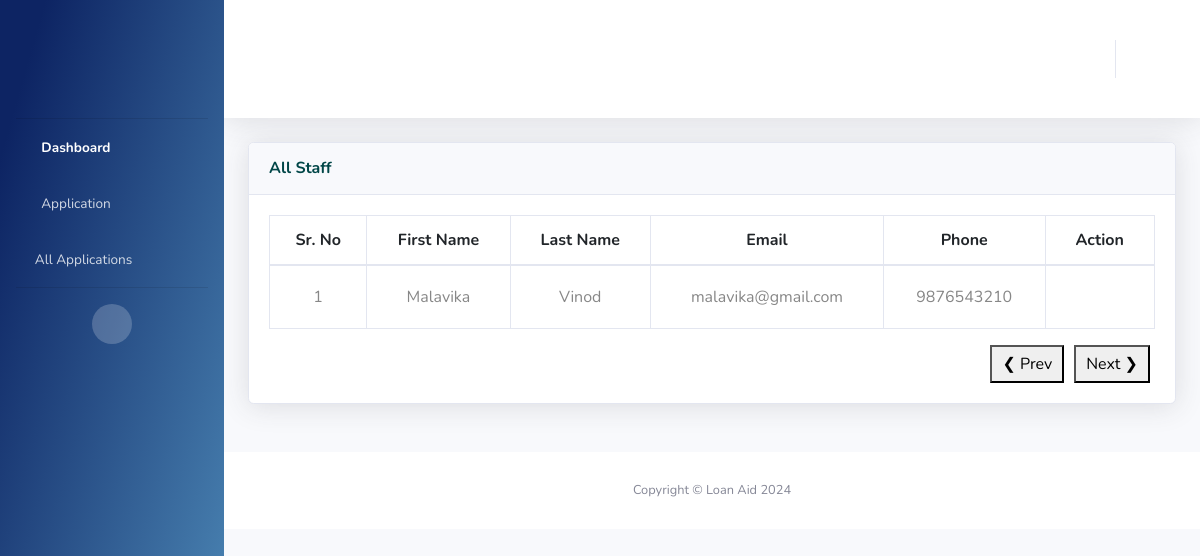
The page /list_staff/ on the database as committed earlier.
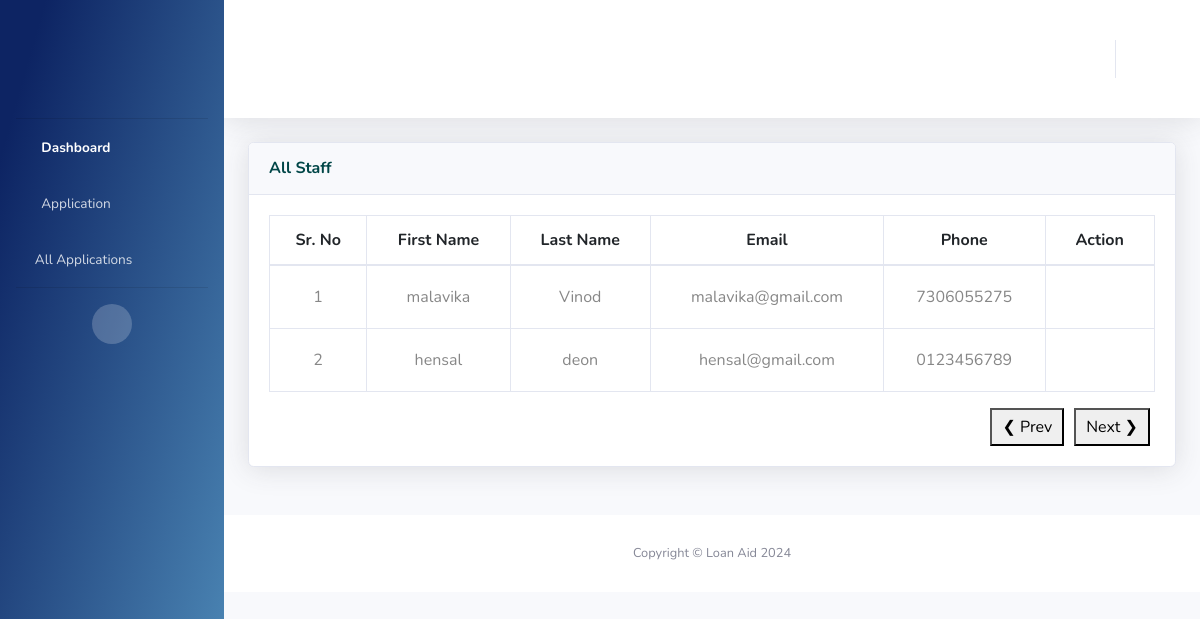
The same page on the database as committed later.
### UserApp/models.py (models this page shows, shortened)
class StaffModel(models.Model):
    staff_id = models.AutoField(primary_key=True)
    first_name = models.CharField(max_length=100)
    last_name = models.CharField(max_length=100, blank=True, null=True)
    email = models.EmailField(unique=True)
    phone_no = models.CharField(
        max_length=10,
        validators=[
            RegexValidator(
                regex=r"^\d{10}$", message="Enter a valid 10-digit mobile number."
            )
        ],
    )
    password = models.CharField(max_length=128, null=True)
    is_active = models.BooleanField(default=True)
    is_staff = models.BooleanField(default=False)
    created_at = models.DateTimeField(auto_now_add=True)
    last_login = models.DateTimeField(null=True, blank=True)
    profile_completed = models.BooleanField(default=False)
    adhaar_no = models.CharField(max_length=100, null=True, blank=True)
    adhaar_img = models.FileField(upload_to="adhaar/", null=True, blank=True)
    pan_no = models.CharField(max_length=100, null=True, blank=True)
    pan_img = models.FileField(upload_to="pancard/", null=True, blank=True)
    bank_name = models.CharField(max_length=100, null=True, blank=True)
    ifsc_code = models.CharField(max_length=100, null=True, blank=True)
    account_no = models.CharField(max_length=100, null=True, blank=True)
    branch = models.CharField(max_length=100, null=True, blank=True)

### UserApp/views.py (the view)
# urls.py: path('list_staff/',views.list_staff,name='list_staff'),
def list_staff(request):
    all_staff = StaffModel.objects.all()
    context = {'all_staff': all_staff}
    return render(request, 'all_staffs.html', context)

### templates/all_staffs.html (shortened to what this page needs)
{% extends 'includes/base.html' %}
{% load static %}
{% block content %}
                <div class="container-fluid">
                    <div class="row">
                        <div class="col-lg-12 mb-4">
                          <div class="card shadow mb-4">
                            <div class="card-header py-3">
                              <h6 class="m-0 font-weight-bold text-primary">All Staff</h6>
                            </div>
                            <div class="card-body">
                              <div class="table-responsive-xxl">
                                <table class="table table-bordered table-hover all-staff">
                                  <thead>
                                    <tr>
                                      <th scope="col">Sr. No</th>
                                      <th scope="col">First Name</th>
                                      <th scope="col">Last Name</th>
                                      <th scope="col">Email</th>
                                      <th scope="col">Phone</th>
                                      <th scope="col">Action</th>
                                    </tr>
                                  </thead>
                                  <tbody>
                                    {% for staff in all_staff %}
                                    <tr>
                                      <td>{{ forloop.counter }}</td>
                                      <td>{{ staff.first_name }}</td>
                                      <td>{{ staff.last_name }}</td>
                                      <td>{{ staff.email }}</td>
                                      <td>{{ staff.phone_no }}</td>
                                      <td>
                                        {% if staff.staff_id %}
                                          <a href="{% url 'view_profile' staff.staff_id %}">
                                            <i class="fa fa-eye" style="color: green"></i>
                                          </a>
                                          <form action="{% url 'delete_staff' staff.staff_id %}" method="post" style="display: inline">
                                            <button type="submit" class="btn" onclick="return confirm('Are you sure you want to delete this staff member?');">
                                              <i class="fa fa-trash-alt" style="color: red"></i>
                                            </button>
                                          </form>
                                        {% else %}
                                          <span>Missing ID</span>
                                        {% endif %}
                                      </td>
                                    </tr>
                                    {% endfor %}
                                  </tbody>
                                </table>
                                <div class="pagination">
                                  <button class="prev" onclick="changePage(-1)">&#10094; Prev</button>
                                  <button class="next" onclick="changePage(1)">Next &#10095;</button>
                                </div>
                              </div>
                            </div>
                          </div>
                        </div>
                      </div>
            </div>
            <footer class="sticky-footer bg-white">
                <div class="container my-auto">
                    <div class="copyright text-center my-auto">
                        <span>Copyright &copy; Loan Aid 2024</span>
                    </div>
                </div>
            </footer>
        </div>
    </div>
    {% endblock %}

### templates/includes/base.html (shortened to what this page needs)
{% load static %}
<!DOCTYPE html>
<html lang="en">
  <head>
    <link
      href="{% static 'vendor/fontawesome-free/css/all.min.css' %}"
      rel="stylesheet"
      type="text/css"
    />
    <link
      href="https://cdn.jsdelivr.net/npm/bootstrap@5.3.0-alpha1/dist/css/bootstrap.min.css"
      rel="stylesheet"
    />
    <link href="{% static 'css/sb-admin-2.min.css' %}" rel="stylesheet" />
  </head>
  <body id="page-top">
    <div id="wrapper">
      <ul
        class="navbar-nav bg-gradient-primary sidebar sidebar-dark accordion"
        id="accordionSidebar"
      >
        <a
          class="sidebar-brand d-flex align-items-center justify-content-center"
          href="{% url 'home' %}"
        >
          <div
            class="logo"
            style="background-image: url({% static  'img/Loan Aid.png' %})"
          ></div>
        </a>
        <li class="nav-item active">
          <a class="nav-link" href="{% url 'home' %}">
            <i class="fas fa-fw fa-tachometer-alt"></i>
            <span>Dashboard</span></a
          >
        </li>
        <li class="nav-item">
          <a class="nav-link" href="{% url 'form' %}">
            <i class="fas fa-fw fa-file"></i>
            <span>Application</span>
          </a>
        </li>
        <li class="nav-item">
          <a class="nav-link" href="{% url 'all-application' %}">
            <i class="fas fa-list-alt"></i>
            <span>All Applications</span>
          </a>
        </li>
        <hr class="sidebar-divider d-none d-md-block" />
        <div class="text-center d-none d-md-inline">
          <button class="rounded-circle border-0" id="sidebarToggle"></button>
        </div>
      </ul>
      <div id="content-wrapper" class="d-flex flex-column">
        <div id="content">
          <nav
            class="navbar navbar-expand navbar-light bg-white topbar mb-4 static-top shadow"
          >
            <ul class="navbar-nav ml-auto">
              <li class="nav-item dropdown no-arrow">
                <a
                  class="nav-link dropdown-toggle"
                  href="#"
                  id="userDropdown"
                  role="button"
                  data-toggle="dropdown"
                  aria-haspopup="true"
                  aria-expanded="false"
                >
                  <i class="fas fa-fw fa-user"></i>
                </a>
              </li>
            </ul>
          </nav>
          {% block content %}{% endblock %}
        </div>
  </body>
</html>

### templates/includes/base.html (style rules this page uses)
.logo { height: 7.5rem; width: 9rem; background-position: center; background-size: cover; background-repeat: no-repeat; }
hr { border-top: 1px solid rgb(0 0 0 / 40%) !important; }
.table th { white-space: nowrap; }
.table td { white-space: nowrap; color: #878787; }
.table { width: 100%; margin-bottom: 1rem; background-color: transparent; }
.table th, .table td { padding: 12px 15px; vertical-align: middle; text-align: center; }
.pagination { display: flex; justify-content: flex-end; margin-top: 10px; }
.pagination button { margin: 0 5px; padding: 5px 10px; cursor: pointer; }

Rows that differ between the two databases and show on the page:
changed StaffModel "Vinod": first_name "Malavika" → "malavika"; phone_no "9876543210" → "7306055275"
added StaffModel: first_name "hensal", last_name "deon", email "hensal@gmail.com", phone_no "0123456789"
